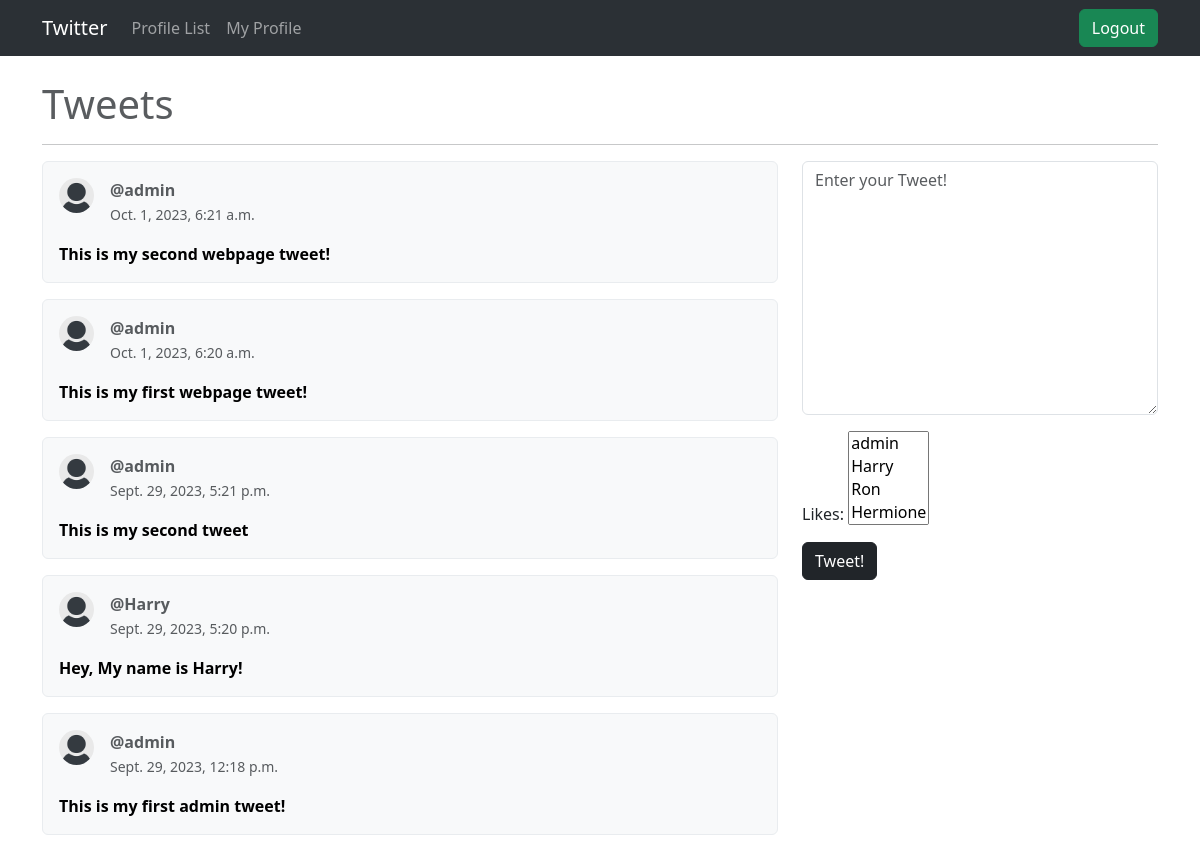
Before: / (signed in) with the older database file.
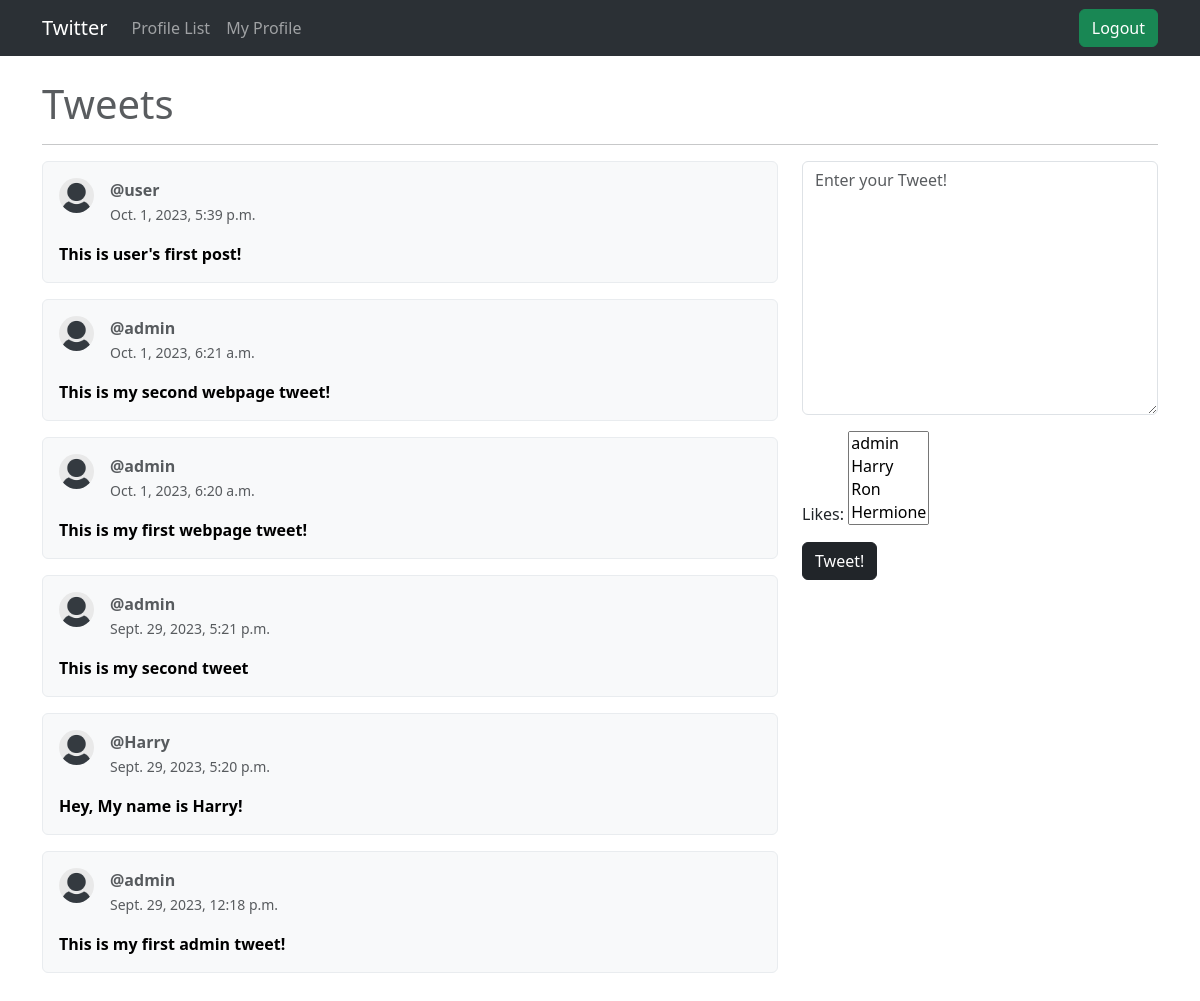
After: the same page with the newer database file.
### main/models.py (models this page shows, shortened)
class Tweet(models.Model):
    user = models.ForeignKey(
        User, related_name='tweets', on_delete=models.DO_NOTHING)
    body = models.CharField(max_length=200)
    created_at = models.DateTimeField(auto_now_add=True)
    likes = models.ManyToManyField(
        User, related_name='tweet_likes', blank=True)

### main/views.py (the view, shortened to what this page needs)
# urls.py: 2. Add a URL to urlpatterns:  path('', views.home, name='home')
def home(request):
    if request.user.is_authenticated:
        form = TweetForm(request.POST or None)
        profile = Profile.objects.all()
        tweets = Tweet.objects.all().order_by("-created_at")
        context = {"tweets": tweets, "form": form, "profile": profile}
        return render(request, 'home.html', context)
    else:
        tweets = Tweet.objects.all().order_by("-created_at")
        context = {"tweets": tweets, "profile": profile}
        return render(request, 'home.html', context)

### main/forms.py
class TweetForm(forms.ModelForm):
    body = forms.CharField(required=True, widget=forms.widgets.Textarea(attrs={
        "placeholder": "Enter your Tweet!",
        "class": "form-control"
    }), label="")
    class Meta:
        model = Tweet
        exclude = ("user",)

### main/templates/home.html
{% extends "base.html" %} {% load static %} {% block content %}
<h1 class="text-muted">Tweets</h1>
<hr />
<div class="row">
  <div class="col-lg-8">
    {% for tweet in tweets %}
    <div class="card text-bg-light mb-3 border border-light-subtle">
      <div class="card-body">
        <div class="d-flex gap-3 mb-3">
          {% if tweet.user.profile.profile_image %}
          <img
            src="{{tweet.user.profile.profile_image.url}}"
            style="width: 35px; height: 35px"
            class="rounded-circle object-fit-cover"
            alt="profile image" />
          {% else %}
          <img
            src="{% static 'images/default_profile_pic.png' %}"
            style="width: 35px; height: 35px"
            class="rounded-circle object-fit-cover"
            alt="profile image" />
          {% endif %}
          <div>
            <p class="text-muted m-0 fw-bold">@{{tweet.user}}</p>
            <small class="text-muted">{{tweet.created_at}}</small>
          </div>
        </div>
        <p class="fw-semibold m-0">{{tweet.body}}</p>
      </div>
    </div>
    {% endfor %}
  </div>
  <div class="col-lg-4">
    {% if form %}
    <form method="post">
      {% csrf_token %} {{form.as_p}}
      <button type="submit" class="btn btn-dark">Tweet!</button>
    </form>
    {% endif %}
  </div>
</div>
{% endblock %}

Changed rows visible on the page:
added Tweet: user "user", created_at "Oct. 1, 2023, 5:39 p.m.", body "This is user's first post!"
